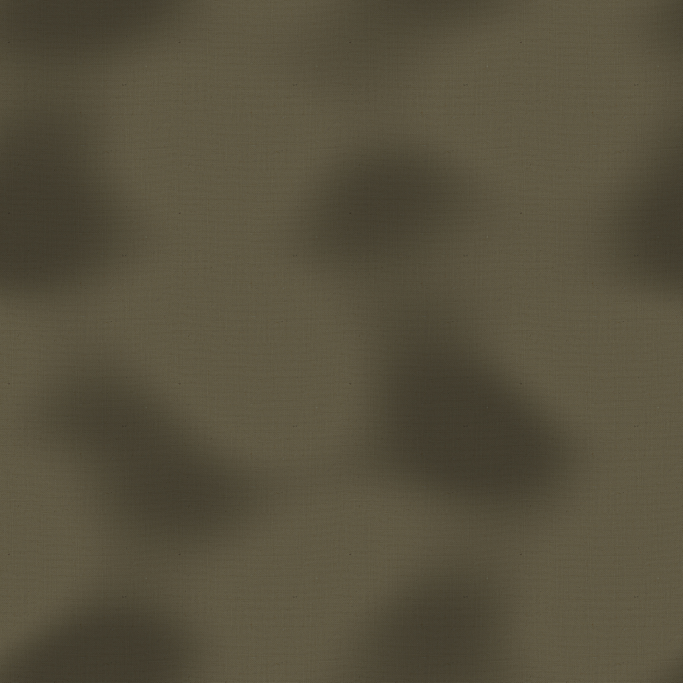
#> input picture Assets/Osowiec/Art/Fort1916/Surfaces/Canvas_colour.jpg, 2048 x 2048 px (shown at 1/3 size); its folder holds 4 pictures in this run
$ python bake_roof_fabrics.py
#> lines starting #> are read from the running program, lines starting #| are printed output that depends on the picture
"""Extract one evenly dyed repeat from the existing fort linen scans for the hospital rain fly."""
from pathlib import Path

import numpy as np
from PIL import Image, ImageFilter

surfaces = Path(__file__).resolve().parents[1] / "Fort1916" / "Surfaces"
for source, output, repeats, pigment in (
    ("Canvas", "Shelter waxed linen", 4, (112, 114, 101)),
    ("Repair flax", "Shelter field patch", 2, (132, 120, 99)),
):
    with Image.open(surfaces / (source + "_colour.jpg")) as original:
#> original is the input picture: PIL image 2048x2048 RGB; mean R, G, B 87.5, 81.1, 62
        size = original.width // repeats
#> size = 512
        # Unity's UV origin is the lower left. All photographed yarn channels use this repeat.
        tile = original.crop((0, original.height - size, size, original.height)).convert("L")
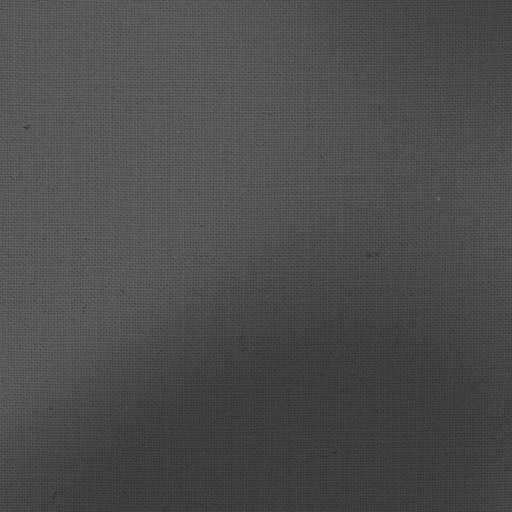
#> tile: PIL image 512x512 L; min 38, max 112, mean 76.3
    grey = np.asarray(tile).astype(np.float32)
    padded = np.pad(grey, 40, mode="wrap").astype(np.uint8)
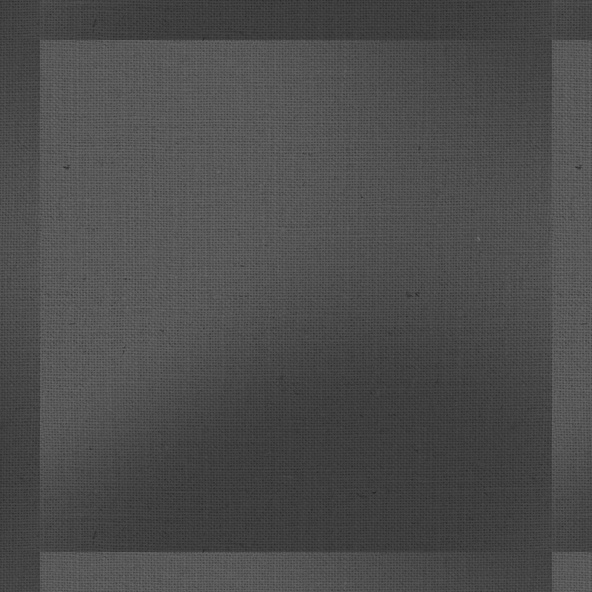
#> padded: shape (592, 592); min 38, max 112, mean 76
    illumination = np.asarray(Image.fromarray(padded).filter(ImageFilter.GaussianBlur(11)))[40:-40, 40:-40]
    thread = np.clip(grey / np.maximum(1, illumination), .65, 1.41)
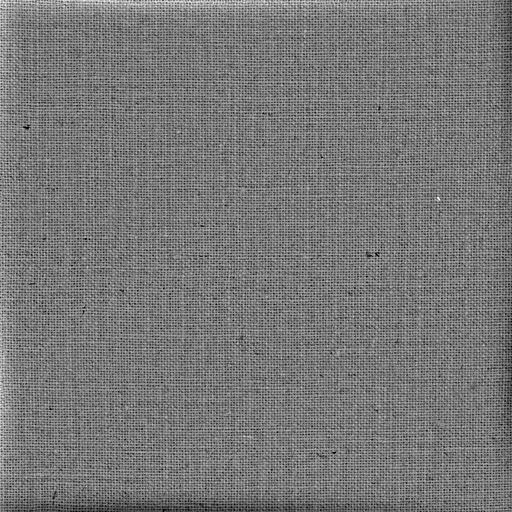
#> thread: shape (512, 512) float32; min 0.65, max 1.39, mean 0.999; drawn with min black and max white
    rgb = np.rint(np.asarray(pigment)[None, None, :] * (1 + .73 * (thread[:, :, None] - 1)))
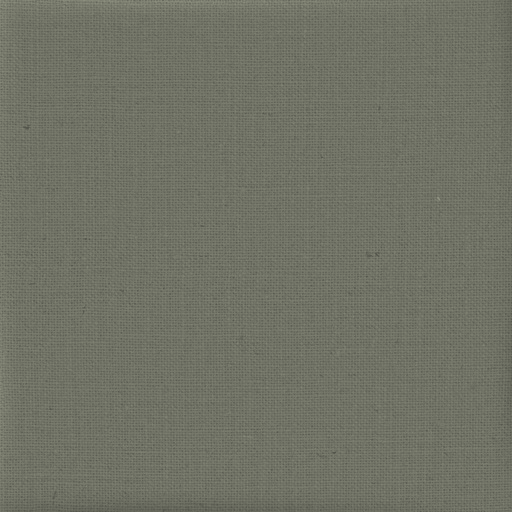
#> rgb: shape (512, 512, 3) float64; mean of channels 0, 1, 2 112, 114, 101; drawn as R, G, B
    Image.fromarray(rgb.clip(0, 255).astype(np.uint8)).save(surfaces / (output + ".jpg"), quality=94, subsampling=0)
#> (the run stopped early here; a loop or call above may not have finished)
